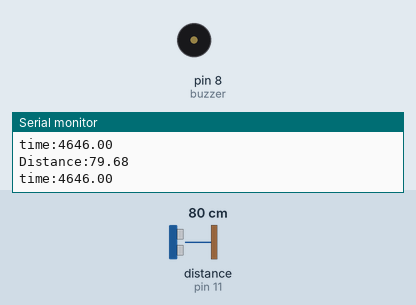
Bench run of a sketch on a simulated Arduino Uno, built with avr-gcc and run on an emulated ATmega328P. Shown: buzzer (waves = sounding, pin HIGH), the last lines printed to the serial monitor. Wiring (inferred from the names in the program): ultrasonic range finder: trigger pin 13; echo pin 11. The inputs (shaded band) are chosen by the test bench; at power-on: distance to the obstacle (sensor on pin 11) 80 cm. The echo pulse lasts 58.3 µs per cm; pins used as bus, display or sensor lines are not drawn.

Above: at 1.2 s.
1.3 s: distance to the obstacle (sensor on pin 11) set to 63 cm
4.3 s: distance to the obstacle (sensor on pin 11) set to 56 cm
At 5.1 s:
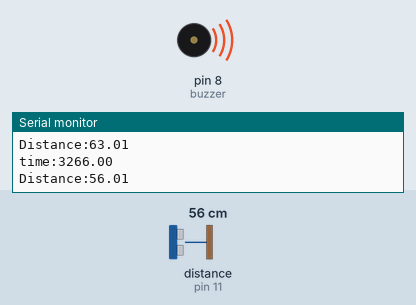
Timing chart, 0 to 7.3 s (numbered marks = the images above; inputs shaded):
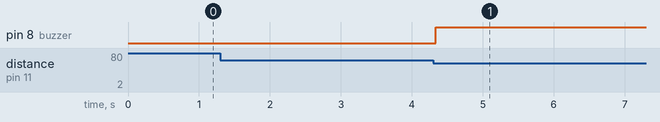

The sketch:

Speed_of_Sound_with_US_sensor.ino
```cpp
int trigPin=13;
int echo=11;
float pingtime;
int echoPin=11;
float sndspeed=343;
float dst;
int buzzer=8;

void setup() {
  // put your setup code here, to run once:
  Serial.begin(9600);
  pinMode(trigPin,OUTPUT);
  pinMode(echoPin,INPUT);
  pinMode(buzzer,OUTPUT);

}

void loop() {
  // put your main code here, to run repeatedly:
 digitalWrite(trigPin,LOW);
 delayMicroseconds(10);

 digitalWrite(trigPin,HIGH);
 delayMicroseconds(10);//Pause with trigger pin high.
 digitalWrite(trigPin,LOW);
 pingtime=pulseIn(echoPin,HIGH);
 Serial.print("time:");
 Serial.println(pingtime);
 dst=(sndspeed*pingtime)/20000;

 Serial.print("Distance:");Serial.println(dst);
                 if(dst<60){
                            digitalWrite(buzzer,HIGH);
                            delay(5000);
                            digitalWrite(buzzer,LOW);
                 }
 delay(1);

}
```

Measured:
- the behaviour switches between 61 and 60 cm on distance to the obstacle (sensor on pin 11) (found by bisection; images 0 and 1)
- after the input at 4.3 s, pin 8 (buzzer): LOW → HIGH at once
